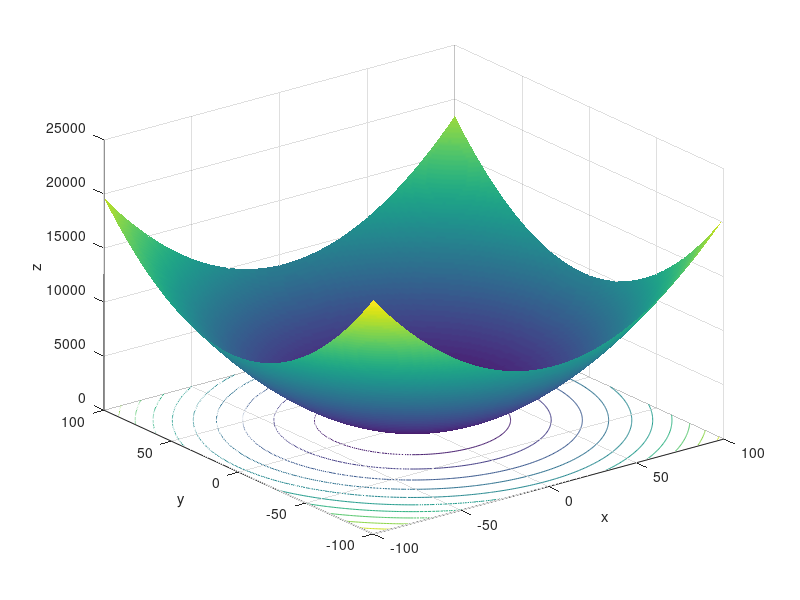

Here is the MATLAB script that generated this plot:
clc; clear all;

% Question-1
x=-100:100;
y=x;
[x1,x2]=meshgrid(x,y); %will create a 2 by 2 grid
z=(x1-3).^2+(x2-5).^2;
surfc(x,y,z); %Surface contour
shading interp %interpolated shading
xlabel('x');
ylabel('y');
zlabel('z');